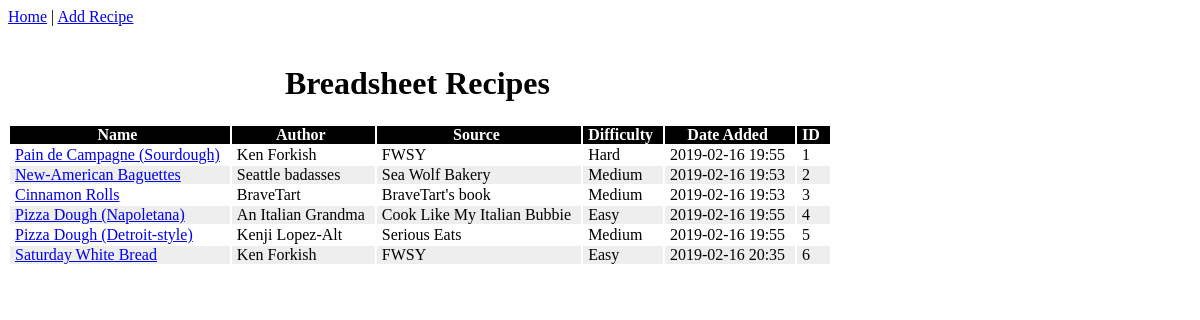
The page /breadsheet on the database its author committed.
### app/models.py (models this page shows, shortened)
class Recipe(db.Model):
    id = db.Column(db.Integer, primary_key=True)
    name = db.Column(db.String(64), index=True, unique=True, nullable=False)
    author = db.Column(db.String(64), index=True)
    source = db.Column(db.String(128), index=True)
    difficulty = db.Column(db.String(1), index=True)
    date_added = db.Column(db.DateTime, index=True, default=datetime.utcnow())
    steps = db.relationship('Step', backref='recipe', lazy='dynamic')

### app/routes.py (the view)
@breadapp.route('/')
@breadapp.route('/index')
@breadapp.route('/breadsheet')
def index():
    recipes = add_recipe_ui_fields(Recipe.query.order_by('id').all())
    return render_template('index.html', title='Breadsheet Home', recipes=recipes)

### app/routes.py (called while the page is built)
def difficulty_abbrev(diff):
    global difficulty_values
    for v in difficulty_values:
        if v.id == diff:
            return v.text
    return '--'

def add_recipe_ui_fields(data):
    if isinstance(data, list):
        for d in data:
            d.difficulty_ui = difficulty_abbrev(d.difficulty)
            d.date_added_ui = d.date_added.strftime('%Y-%m-%d %H:%M')
    else:
        data.difficulty_ui = difficulty_abbrev(data.difficulty)
        data.date_added_ui = data.date_added.strftime('%Y-%m-%d %H:%M')
    return data

### app/templates/index.html
{% extends "base.html" %}
{% block content %}
    <div id="recipe_list">
        <table id="recipe">
            <tr id="recipe_title_row">
                <td colspan="6"><h1>Breadsheet Recipes</h1></td>
            </tr>
            <tr id="recipe_header_row">
                <th>Name</th>
                <th>Author</th>
                <th>Source</th>
                <th>Difficulty</th>
                <th>Date Added</th>
                <th>ID</th>
            </tr>
            {% for recipe in recipes %}
            <tr id="recipe_row">
                <td><a href="/recipe?id={{ recipe.id }}">{{ recipe.name }}</a></td>
                <td>{{ recipe.author }}</td>
                <td>{{ recipe.source }}</td>
                <td>{{ recipe.difficulty_ui }}</td>
                <td>{{ recipe.date_added_ui }}</td>
                <td>{{ recipe.id }}</td>
            </tr>
            {% endfor %}
        </table>
    </div>
{% endblock %}

### app/templates/base.html (shortened to what this page needs)
<!DOCTYPE html>
<html lang="en">
<head>
</head>
<body>
    <div id="nav">
        <a href="/index">Home</a> |
        <a href="/add_recipe">Add Recipe</a>
    </div>
    {% block content %}
    {% endblock %}
</body>
</html>

### app/templates/base.html (style rules this page uses)
table tr#recipe_title_row { text-align: center; border: none; }
table#recipe th { background-color: black; color: white; }
table#recipe tr:nth-child(even) { background-color: #eee; border: none; padding: 5; }
table#recipe tr:nth-child(odd) { background-color: #fff; border: none; padding: 5; }
td, th { padding: 0 10px 0 5px; }

### rows shown on the page
Recipe: name "Pain de Campagne (Sourdough)", author "Ken Forkish", source "FWSY", difficulty_ui "Hard", date_added_ui "2019-02-16 19:55", id "1"
Recipe: name "New-American Baguettes", author "Seattle badasses", source "Sea Wolf Bakery", difficulty_ui "Medium", date_added_ui "2019-02-16 19:53", id "2"
Recipe: name "Cinnamon Rolls", author "BraveTart", source "BraveTart's book", difficulty_ui "Medium", date_added_ui "2019-02-16 19:53", id "3"
Recipe: name "Pizza Dough (Napoletana)", author "An Italian Grandma", source "Cook Like My Italian Bubbie", difficulty_ui "Easy", date_added_ui "2019-02-16 19:55", id "4"
Recipe: name "Pizza Dough (Detroit-style)", author "Kenji Lopez-Alt", source "Serious Eats", difficulty_ui "Medium", date_added_ui "2019-02-16 19:55", id "5"
Recipe: name "Saturday White Bread", author "Ken Forkish", source "FWSY", difficulty_ui "Easy", date_added_ui "2019-02-16 20:35", id "6"
